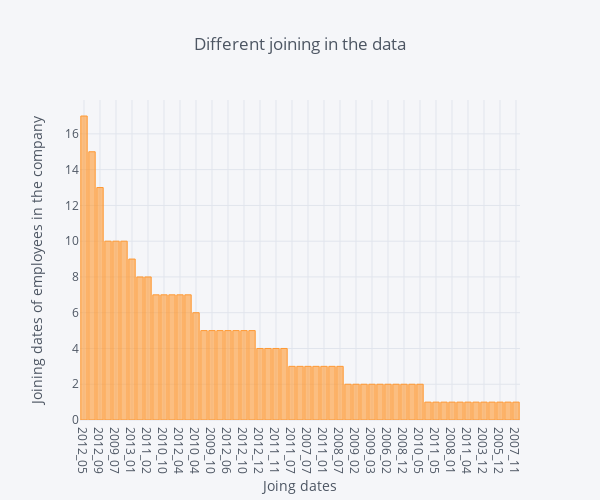

Write notebook code for a chart like this one.
### Markdown cell above
## Observation:
 **Mostly employess end up doing 2 or 3 projects in the company.**

### Code cell
#Joining dates in the company by year

print("Joning dates of the employee's in the company")

#Check which year or month when employees hired most
print(train['Joining_Date'].value_counts().head(10))
print("----------------------------------------------------------------------------------")

#visualize the Joning dates 
train['Joining_Date'].value_counts().iplot(kind='bar', yTitle="Joining dates of employees in the company",
                                           xTitle="Joing dates", title="Different joining in the data",
                                 dimensions=(600,500))

### Figure 1 — Plotly figure (JSON) as saved in the notebook; plotly's stock layout.template omitted (floating-point values rounded to 4 significant figures)
{"data": [{"marker": {"color": "rgba(255, 153, 51, 0.6)", "line": {"color": "rgba(255, 153, 51, 1.0)", "width": 1}}, "name": "Joining_Date", "orientation": "v", "text": "", "type": "bar", "uid": "e27ee1e7-5ab5-4cef-87b9-9edc53d3e704", "x": ["2012_05", "2012_02", "2012_09", "2013_02", "2009_07", "2012_11", "2013_01", "2010_07", "2011_02", "2011_12", "2010_10", "2011_06", "2012_04", "2012_01", "2010_04", "2011_09", "2009_10", "2010_12", "2012_06", "2011_10", "2012_10", "2010_06", "2012_12", "2010_09", "2011_11", "2012_07", "2011_07", "2012_03", "2007_07", "2012_08", "2011_01", "2009_12", "2008_07", "2013_03", "2009_02", "2003_06", "2009_03", "2002_04", "2006_02", "2008_02", "2008_12", "2013_04", "2010_05", "2008_06", "2011_05", "2008_10", "2008_01", "2008_09", "2011_04", "2006_09", "2003_12", "2008_11", "2005_12", "2009_08", "2007_11"], "y": [17, 15, 13, 10, 10, 10, 9, 8, 8, 7, 7, 7, 7, 7, 6, 5, 5, 5, 5, 5, 5, 5, 4, 4, 4, 4, 3, 3, 3, 3, 3, 3, 3, 2, 2, 2, 2, 2, 2, 2, 2, 2, 2, 1, 1, 1, 1, 1, 1, 1, 1, 1, 1, 1, 1]}], "layout": {"height": 500, "legend": {"bgcolor": "#F5F6F9", "font": {"color": "#4D5663"}}, "paper_bgcolor": "#F5F6F9", "plot_bgcolor": "#F5F6F9", "title": {"font": {"color": "#4D5663"}, "text": "Different joining in the data"}, "width": 600, "xaxis": {"autorange": true, "gridcolor": "#E1E5ED", "range": [-0.5, 54.5], "showgrid": true, "tickfont": {"color": "#4D5663"}, "title": {"font": {"color": "#4D5663"}, "text": "Joing dates"}, "type": "category", "zerolinecolor": "#E1E5ED"}, "yaxis": {"autorange": true, "gridcolor": "#E1E5ED", "range": [0, 17.89], "showgrid": true, "tickfont": {"color": "#4D5663"}, "title": {"font": {"color": "#4D5663"}, "text": "Joining dates of employees in the company"}, "type": "linear", "zerolinecolor": "#E1E5ED"}}}
